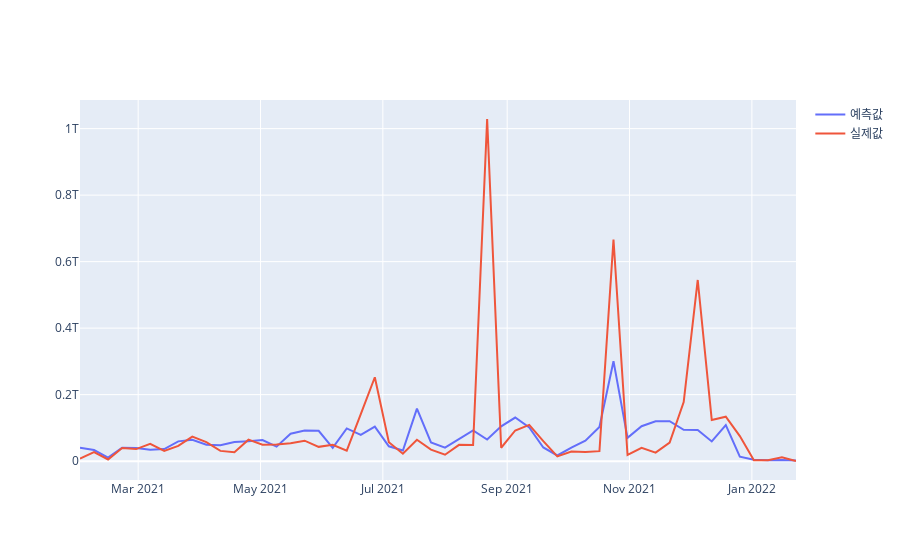

Here is the notebook cell this chart was saved with:
### Code cell
## Test Data에 대한 그래프
fig = go.Figure()
fig
fig.add_trace(go.Scatter(x = df1.index, y = df1[0], name = '예측값'))
fig.add_trace(go.Scatter(x = df2.index, y = df2[df2.columns[0]],name = '실제값'))

fig.show()
